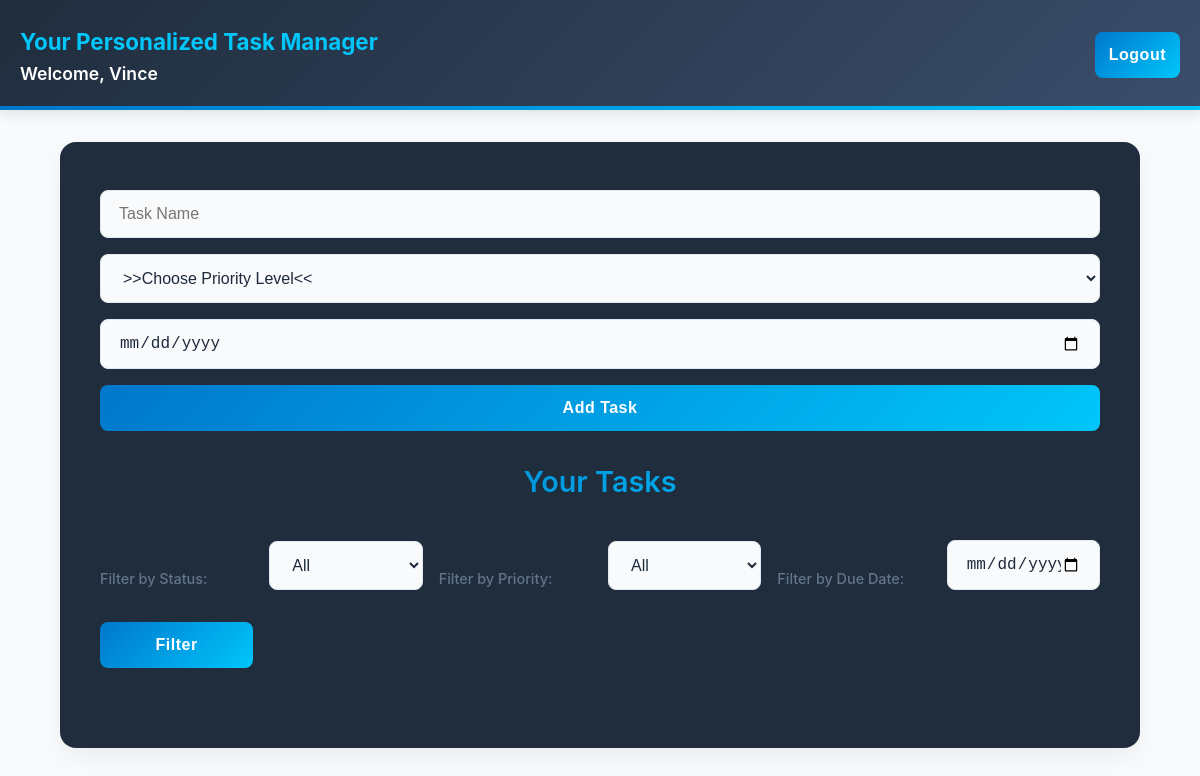
/index.php (signed in), run on an earlier commit of the app's database.
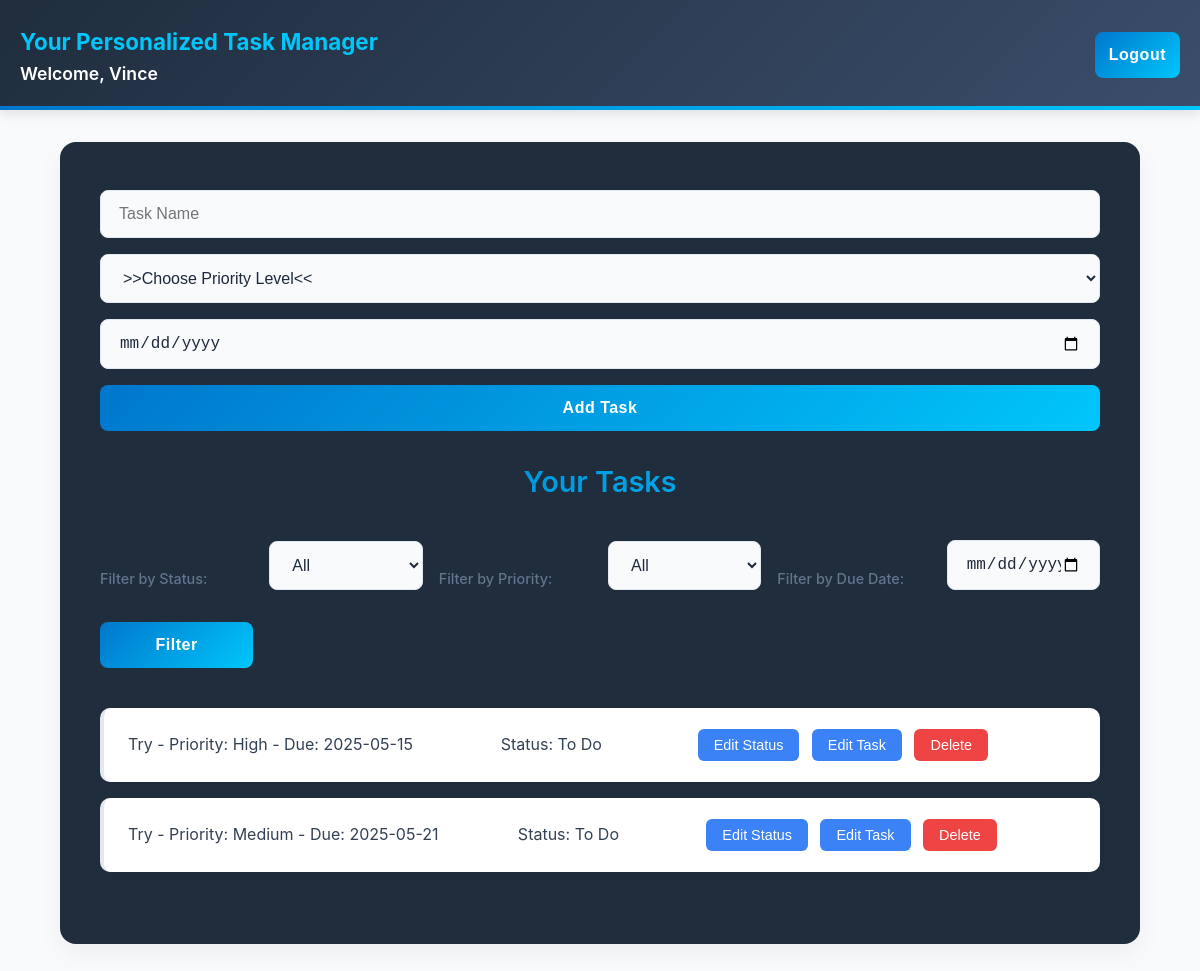
And on a later commit of the database.
### tables this page shows
CREATE TABLE `tasks` (
  `id` int(11) NOT NULL,
  `user_id` int(11) NOT NULL,
  `task_name` varchar(255) NOT NULL,
  `priority` enum('High','Medium','Low') NOT NULL,
  `due_date` date NOT NULL,
  `status` enum('To Do','In Progress','Done') DEFAULT 'To Do'
);

### index.php (the view, shortened to what this page needs)
<?php
include 'connection.php';
$user_id = $_SESSION['user_id'];
$date_filter = isset($_GET['date_filter']) ? $_GET['date_filter'] : '';
$query = "SELECT * FROM tasks WHERE user_id = $user_id";
$result = $conn->query($query);
?>
<!DOCTYPE html>
<html lang="en">
<head>
    <link rel="stylesheet" href="styles.css">
</head>
<body>
    <header>
        <div class="header-left-container">
            <div class="header-left-title">Your Personalized Task Manager</div>
            <h1 class="welcome-header">Welcome, <?php echo $_SESSION['username']; ?></h1>
        </div>
            <form method="POST" action="index.php" class="task-form">
                <button type="submit" name="logout" class="add-task-btn">Logout</button>
            </form>
    </header>
    <main class="Index">
        <div class="index-container">
            <form method="POST" action="index.php" class="task-form">
                <input type="text" name="task_name" placeholder="Task Name" required>
                <select name="priority">
                <option value="">>>Choose Priority Level<<</option>
                </select>
                <input type="date" name="due_date" required>
                <button type="submit" name="add_task" class="add-task-btn">Add Task</button>
            </form>
            <h2>Your Tasks</h2>
            <form method="GET" action="index.php" class="filter-form">
                <label for="status_filter">Filter by Status:</label>
                <select name="status_filter" id="status_filter">
                    <option value="">All</option>
                </select>
                <label for="priority_filter">Filter by Priority:</label>
                <select name="priority_filter" id="priority_filter">
                    <option value="">All</option>
                </select>
                <label for="date_filter">Filter by Due Date:</label>
                <input type="date" name="date_filter" id="date_filter" value="<?php echo $date_filter; ?>">
                <button type="submit">Filter</button>
            </form>
            <div class="task-list">
                <?php while ($task = $result->fetch_assoc()): ?>
                    <div class="task">
                        <?php if (isset($_POST['edit_task']) && $_POST['task_id'] == $task['id']): ?>
                            <form method="POST" action="index.php" class="edit-task-form">
                                <input type="hidden" name="task_id" value="<?php echo $task['id']; ?>">
                                <input type="text" name="task_name" value="<?php echo htmlspecialchars($task['task_name']); ?>" required>
                                <select name="priority">
                                    <option value="High" <?php if ($task['priority'] == 'High') echo 'selected'; ?>>High</option>
                                    <option value="Medium" <?php if ($task['priority'] == 'Medium') echo 'selected'; ?>>Medium</option>
                                    <option value="Low" <?php if ($task['priority'] == 'Low') echo 'selected'; ?>>Low</option>
                                </select>
                                <input type="date" name="due_date" value="<?php echo $task['due_date']; ?>" required>
                                <button type="submit" name="edit_task_submit">Save</button>
                            </form>
                        <?php else: ?>
                            <p><?php echo $task['task_name']; ?> - Priority: <?php echo $task['priority']; ?> - Due: <?php echo $task['due_date']; ?></p>
                            <p>Status:
                                <?php if (isset($_POST['edit_status']) && $_POST['task_id'] == $task['id']): ?>
                                    <form method="POST" action="index.php" style="display:inline-block;" class="edit-status-container">
                                        <input type="hidden" name="task_id" value="<?php echo $task['id']; ?>">
                                        <select name="status" >
                                            <option value="To Do" <?php if ($task['status'] == 'To Do') echo 'selected'; ?>>To Do</option>
                                            <option value="In Progress" <?php if ($task['status'] == 'In Progress') echo 'selected'; ?>>In Progress</option>
                                            <option value="Done" <?php if ($task['status'] == 'Done') echo 'selected'; ?>>Done</option>
                                        </select>
                                        <button type="submit" name="update_status">Update Status</button>
                                    </form>
                                <?php else: ?>
                                    <?php echo $task['status']; ?>
                                    <form method="POST" action="index.php" style="display:inline;">
                                        <button type="submit" name="edit_status">Edit Status</button>
                                        <button type="submit" name="edit_task">Edit Task</button>
                                        <button type="submit" name="delete_task" onclick="return confirmDelete();">Delete</button>
                                    </form>
                                <?php endif; ?>
                            </p>
                        <?php endif; ?>
                    </div>
                <?php endwhile; ?>
    </main>
</body>
</html>

### styles.css (style rules this page uses)
body { font-family: 'Inter', -apple-system, BlinkMacSystemFont, 'Segoe UI', Roboto, Oxygen, Ubuntu, Cantarell, 'Open Sans', 'Helvetica Neue', sans-serif; margin: 0; padding: 0; background-color: #f8fafc; color: #ffffff; line-height: 1.6; }
html { scroll-behavior: smooth; }
header { background: linear-gradient(135deg, #1f2d3d 0%, #3b4d6b 100%); color: #ffffff; padding: 1.5rem 0; font-size: 1.8rem; font-weight: 600; box-shadow: 0 4px 12px rgba(0, 0, 0, 0.1); position: relative; overflow: hidden; display: flex; justify-content: space-between; align-items: center; padding-left: 20px; padding-right: 20px; }
.header-left-container { display: flex; flex-direction: column; align-items: flex-start; }
.header-left-title { font-size: 1.4rem; font-weight: 700; color: #00c6fb; user-select: none; margin-bottom: 0.2rem; }
.welcome-header { font-size: 1.1rem; font-weight: 600; color: #ffffff; margin: 0; }
header::after { content: ''; position: absolute; bottom: 0; left: 0; right: 0; height: 4px; background: linear-gradient(90deg, #0077cc 0%, #00c6fb 100%); }
main { display: flex; justify-content: center; align-items: center; min-height: calc(50vh - 82px); padding: 0; }
.index-container { width: 90%; max-width: 1000px; margin: 2rem auto; padding: 2.5rem; background: #1f2d3d; border-radius: 16px; box-shadow: 0 10px 25px rgba(0, 0, 0, 0.05); transition: transform 0.3s ease, box-shadow 0.3s ease; }
h1, h2, h3 { text-align: center; margin-bottom: 1.5rem; font-weight: 600; line-height: 1.3; }
h1 { font-size: 2.2rem; color: #ffffff; }
h2 { font-size: 1.8rem; background: linear-gradient(90deg, #0077cc 0%, #00c6fb 100%); -webkit-background-clip: text; background-clip: text; color: transparent; margin-bottom: 2rem; }
.task-form input, .task-form select, .task-form button, .filter-form input, .filter-form select, .filter-form button { width: 100%; padding: 14px 18px; margin: 8px 0; border-radius: 8px; font-size: 1rem; box-sizing: border-box; transition: all 0.3s ease; border: 1px solid #e2e8f0; background: #f8fafc; color: #1e293b; }
.task-form button, .filter-form button, .add-task-btn { border: none; background: linear-gradient(135deg, #0077cc 0%, #00c6fb 100%); color: white; font-weight: 600; cursor: pointer; letter-spacing: 0.5px; padding: 14px; transition: all 0.3s ease; }
.add-task-btn { background: linear-gradient(135deg, #1f2d3d 0%, #3b4d6b 100%); }
.task-list { margin: 2rem 0; }
.task { display: flex; justify-content: space-between; align-items: center; padding: 1rem 1.5rem; margin-bottom: 1rem; background-color: white; border-radius: 10px; box-shadow: 0 2px 8px rgba(0, 0, 0, 0.05); transition: all 0.3s ease; border-left: 4px solid #e2e8f0; }
.task p { margin: 0.5rem 0; color: #334155; }
.task button { padding: 8px 16px; border-radius: 6px; font-size: 0.9rem; cursor: pointer; transition: all 0.3s ease; margin-left: 0.5rem; border: none; font-weight: 500; }
.task button[type="submit"] { background-color: #3b82f6; color: white; }
.task button[name="delete_task"] { background-color: #ef4444; color: white; }
.filter-form { display: grid; grid-template-columns: repeat(auto-fit, minmax(150px, 1fr)); gap: 1rem; margin: 2rem 0; align-items: end; }
.filter-form label { display: block; margin-bottom: 0.5rem; font-size: 0.9rem; color: #64748b; font-weight: 500; }

What changed in the data, as far as the page shows it:
added tasks: task_name "Try", priority "High", due_date "2025-05-15", status "To Do"
added tasks: task_name "Try", priority "Medium", due_date "2025-05-21", status "To Do"
